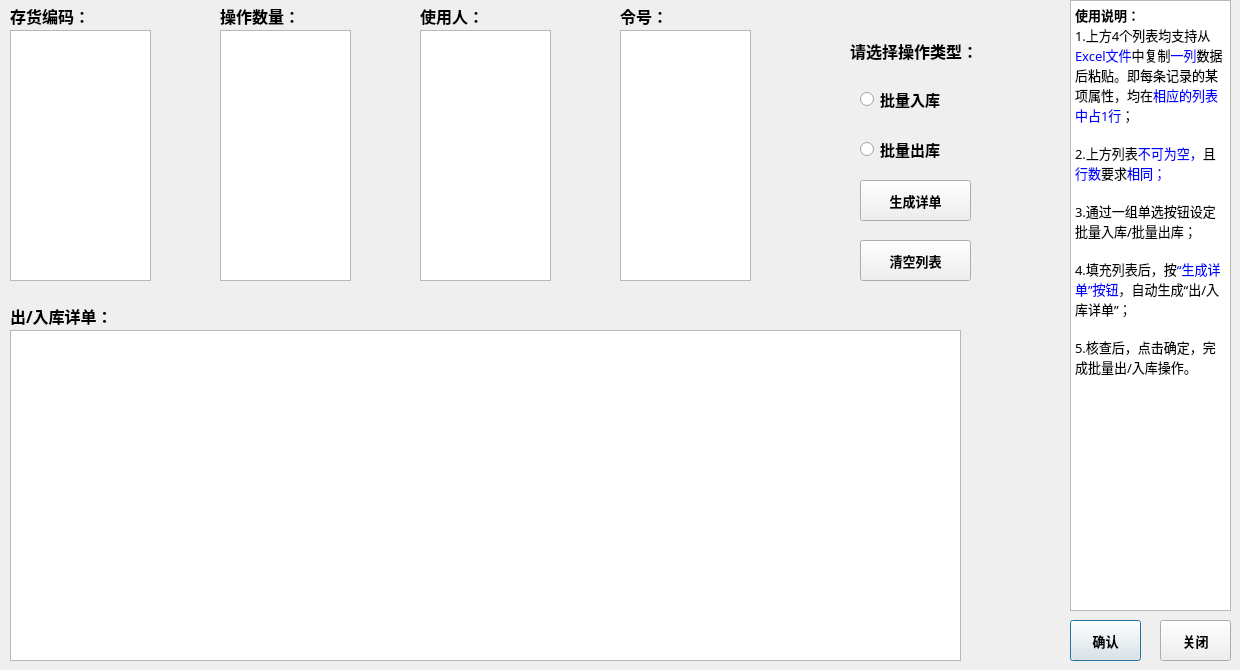
<?xml version="1.0" encoding="UTF-8"?>
<ui version="4.0">
 <class>lots_in_out</class>
 <widget class="QDialog" name="lots_in_out">
  <property name="geometry">
   <rect>
    <x>0</x>
    <y>0</y>
    <width>1240</width>
    <height>670</height>
   </rect>
  </property>
  <property name="windowTitle">
   <string>批量出/入库</string>
  </property>
  <widget class="QPlainTextEdit" name="id_textEdit">
   <property name="geometry">
    <rect>
     <x>10</x>
     <y>30</y>
     <width>141</width>
     <height>251</height>
    </rect>
   </property>
   <property name="font">
    <font>
     <family>微软雅黑</family>
     <pointsize>9</pointsize>
    </font>
   </property>
  </widget>
  <widget class="QLabel" name="label">
   <property name="geometry">
    <rect>
     <x>10</x>
     <y>0</y>
     <width>131</width>
     <height>31</height>
    </rect>
   </property>
   <property name="font">
    <font>
     <family>微软雅黑</family>
     <pointsize>12</pointsize>
     <weight>75</weight>
     <bold>true</bold>
    </font>
   </property>
   <property name="text">
    <string>存货编码：</string>
   </property>
  </widget>
  <widget class="QTableView" name="tableView">
   <property name="geometry">
    <rect>
     <x>10</x>
     <y>330</y>
     <width>951</width>
     <height>331</height>
    </rect>
   </property>
  </widget>
  <widget class="QTextEdit" name="textEdit">
   <property name="geometry">
    <rect>
     <x>1070</x>
     <y>0</y>
     <width>161</width>
     <height>611</height>
    </rect>
   </property>
   <property name="font">
    <font>
     <family>微软雅黑</family>
     <pointsize>10</pointsize>
    </font>
   </property>
   <property name="html">
    <string>&lt;!DOCTYPE HTML PUBLIC &quot;-//W3C//DTD HTML 4.0//EN&quot; &quot;http://www.w3.org/TR/REC-html40/strict.dtd&quot;&gt;
&lt;html&gt;&lt;head&gt;&lt;meta name=&quot;qrichtext&quot; content=&quot;1&quot; /&gt;&lt;style type=&quot;text/css&quot;&gt;
p, li { white-space: pre-wrap; }
&lt;/style&gt;&lt;/head&gt;&lt;body style=&quot; font-family:'微软雅黑'; font-size:10pt; font-weight:400; font-style:normal;&quot;&gt;
&lt;p style=&quot; margin-top:0px; margin-bottom:0px; margin-left:0px; margin-right:0px; -qt-block-indent:0; text-indent:0px;&quot;&gt;&lt;span style=&quot; font-family:'SimSun'; font-weight:600;&quot;&gt;使用说明：&lt;/span&gt;&lt;/p&gt;
&lt;p style=&quot; margin-top:0px; margin-bottom:0px; margin-left:0px; margin-right:0px; -qt-block-indent:0; text-indent:0px;&quot;&gt;&lt;span style=&quot; font-family:'SimSun';&quot;&gt;1.上方4个列表均支持从&lt;/span&gt;&lt;span style=&quot; font-family:'SimSun'; color:#0000ff;&quot;&gt;Excel文件&lt;/span&gt;&lt;span style=&quot; font-family:'SimSun';&quot;&gt;中复制&lt;/span&gt;&lt;span style=&quot; font-family:'SimSun'; color:#0000ff;&quot;&gt;一列&lt;/span&gt;&lt;span style=&quot; font-family:'SimSun';&quot;&gt;数据后粘贴。即每条记录的某项属性，均在&lt;/span&gt;&lt;span style=&quot; font-family:'SimSun'; color:#0000ff;&quot;&gt;相应的列表中占1行&lt;/span&gt;&lt;span style=&quot; font-family:'SimSun';&quot;&gt;；&lt;/span&gt;&lt;/p&gt;
&lt;p style=&quot;-qt-paragraph-type:empty; margin-top:0px; margin-bottom:0px; margin-left:0px; margin-right:0px; -qt-block-indent:0; text-indent:0px; font-family:'SimSun';&quot;&gt;&lt;br /&gt;&lt;/p&gt;
&lt;p style=&quot; margin-top:0px; margin-bottom:0px; margin-left:0px; margin-right:0px; -qt-block-indent:0; text-indent:0px;&quot;&gt;&lt;span style=&quot; font-family:'SimSun';&quot;&gt;2.上方列表&lt;/span&gt;&lt;span style=&quot; font-family:'SimSun'; color:#0000ff;&quot;&gt;不可为空，&lt;/span&gt;&lt;span style=&quot; font-family:'SimSun'; color:#000000;&quot;&gt;且&lt;/span&gt;&lt;span style=&quot; font-family:'SimSun'; color:#0000ff;&quot;&gt;行数&lt;/span&gt;&lt;span style=&quot; font-family:'SimSun'; color:#000000;&quot;&gt;要求&lt;/span&gt;&lt;span style=&quot; font-family:'SimSun'; color:#0000ff;&quot;&gt;相同；&lt;/span&gt;&lt;/p&gt;
&lt;p style=&quot;-qt-paragraph-type:empty; margin-top:0px; margin-bottom:0px; margin-left:0px; margin-right:0px; -qt-block-indent:0; text-indent:0px; font-family:'SimSun';&quot;&gt;&lt;br /&gt;&lt;/p&gt;
&lt;p style=&quot; margin-top:0px; margin-bottom:0px; margin-left:0px; margin-right:0px; -qt-block-indent:0; text-indent:0px;&quot;&gt;&lt;span style=&quot; font-family:'SimSun'; color:#000000;&quot;&gt;3.通过一组单选按钮设定批量入库/批量出库；&lt;/span&gt;&lt;/p&gt;
&lt;p style=&quot;-qt-paragraph-type:empty; margin-top:0px; margin-bottom:0px; margin-left:0px; margin-right:0px; -qt-block-indent:0; text-indent:0px; font-family:'SimSun'; color:#000000;&quot;&gt;&lt;br /&gt;&lt;/p&gt;
&lt;p style=&quot; margin-top:0px; margin-bottom:0px; margin-left:0px; margin-right:0px; -qt-block-indent:0; text-indent:0px;&quot;&gt;&lt;span style=&quot; font-family:'SimSun'; color:#000000;&quot;&gt;4.填充列表后，按&lt;/span&gt;&lt;span style=&quot; font-family:'SimSun'; color:#0000ff;&quot;&gt;“生成详单”按钮&lt;/span&gt;&lt;span style=&quot; font-family:'SimSun'; color:#000000;&quot;&gt;，自动生成“出/入库详单”；&lt;/span&gt;&lt;/p&gt;
&lt;p style=&quot;-qt-paragraph-type:empty; margin-top:0px; margin-bottom:0px; margin-left:0px; margin-right:0px; -qt-block-indent:0; text-indent:0px; font-family:'SimSun'; color:#000000;&quot;&gt;&lt;br /&gt;&lt;/p&gt;
&lt;p style=&quot; margin-top:0px; margin-bottom:0px; margin-left:0px; margin-right:0px; -qt-block-indent:0; text-indent:0px;&quot;&gt;&lt;span style=&quot; font-family:'SimSun'; color:#000000;&quot;&gt;5.核查后，点击确定，完成批量出/入库操作。&lt;/span&gt;&lt;/p&gt;&lt;/body&gt;&lt;/html&gt;</string>
   </property>
  </widget>
  <widget class="QPushButton" name="confirm_pushButton">
   <property name="geometry">
    <rect>
     <x>1070</x>
     <y>620</y>
     <width>71</width>
     <height>41</height>
    </rect>
   </property>
   <property name="font">
    <font>
     <family>微软雅黑</family>
     <pointsize>10</pointsize>
     <weight>75</weight>
     <bold>true</bold>
    </font>
   </property>
   <property name="text">
    <string>确认</string>
   </property>
  </widget>
  <widget class="QPushButton" name="cancel_pushButton">
   <property name="geometry">
    <rect>
     <x>1160</x>
     <y>620</y>
     <width>71</width>
     <height>41</height>
    </rect>
   </property>
   <property name="font">
    <font>
     <family>微软雅黑</family>
     <pointsize>10</pointsize>
     <weight>75</weight>
     <bold>true</bold>
    </font>
   </property>
   <property name="text">
    <string>关闭</string>
   </property>
  </widget>
  <widget class="QLabel" name="label_4">
   <property name="geometry">
    <rect>
     <x>220</x>
     <y>0</y>
     <width>131</width>
     <height>31</height>
    </rect>
   </property>
   <property name="font">
    <font>
     <family>微软雅黑</family>
     <pointsize>12</pointsize>
     <weight>75</weight>
     <bold>true</bold>
    </font>
   </property>
   <property name="text">
    <string>操作数量：</string>
   </property>
  </widget>
  <widget class="QPlainTextEdit" name="num_textEdit">
   <property name="geometry">
    <rect>
     <x>220</x>
     <y>30</y>
     <width>131</width>
     <height>251</height>
    </rect>
   </property>
   <property name="font">
    <font>
     <family>微软雅黑</family>
     <pointsize>9</pointsize>
    </font>
   </property>
  </widget>
  <widget class="QPlainTextEdit" name="user_textEdit">
   <property name="geometry">
    <rect>
     <x>420</x>
     <y>30</y>
     <width>131</width>
     <height>251</height>
    </rect>
   </property>
   <property name="font">
    <font>
     <family>微软雅黑</family>
     <pointsize>9</pointsize>
    </font>
   </property>
  </widget>
  <widget class="QPlainTextEdit" name="code_textEdit">
   <property name="geometry">
    <rect>
     <x>620</x>
     <y>30</y>
     <width>131</width>
     <height>251</height>
    </rect>
   </property>
   <property name="font">
    <font>
     <family>微软雅黑</family>
     <pointsize>9</pointsize>
    </font>
   </property>
  </widget>
  <widget class="QLabel" name="label_5">
   <property name="geometry">
    <rect>
     <x>420</x>
     <y>0</y>
     <width>131</width>
     <height>31</height>
    </rect>
   </property>
   <property name="font">
    <font>
     <family>微软雅黑</family>
     <pointsize>12</pointsize>
     <weight>75</weight>
     <bold>true</bold>
    </font>
   </property>
   <property name="text">
    <string>使用人：</string>
   </property>
  </widget>
  <widget class="QLabel" name="label_6">
   <property name="geometry">
    <rect>
     <x>620</x>
     <y>0</y>
     <width>131</width>
     <height>31</height>
    </rect>
   </property>
   <property name="font">
    <font>
     <family>微软雅黑</family>
     <pointsize>12</pointsize>
     <weight>75</weight>
     <bold>true</bold>
    </font>
   </property>
   <property name="text">
    <string>令号：</string>
   </property>
  </widget>
  <widget class="QPushButton" name="clear_lists_pushButton">
   <property name="geometry">
    <rect>
     <x>860</x>
     <y>240</y>
     <width>111</width>
     <height>41</height>
    </rect>
   </property>
   <property name="font">
    <font>
     <family>微软雅黑</family>
     <pointsize>10</pointsize>
     <weight>75</weight>
     <bold>true</bold>
    </font>
   </property>
   <property name="text">
    <string>清空列表</string>
   </property>
  </widget>
  <widget class="QLabel" name="label_3">
   <property name="geometry">
    <rect>
     <x>10</x>
     <y>300</y>
     <width>121</width>
     <height>31</height>
    </rect>
   </property>
   <property name="font">
    <font>
     <family>微软雅黑</family>
     <pointsize>12</pointsize>
     <weight>75</weight>
     <bold>true</bold>
    </font>
   </property>
   <property name="text">
    <string>出/入库详单：</string>
   </property>
  </widget>
  <widget class="QPushButton" name="generate_pushButton">
   <property name="geometry">
    <rect>
     <x>860</x>
     <y>180</y>
     <width>111</width>
     <height>41</height>
    </rect>
   </property>
   <property name="font">
    <font>
     <family>微软雅黑</family>
     <pointsize>10</pointsize>
     <weight>75</weight>
     <bold>true</bold>
    </font>
   </property>
   <property name="text">
    <string>生成详单</string>
   </property>
  </widget>
  <widget class="QLabel" name="label_2">
   <property name="geometry">
    <rect>
     <x>850</x>
     <y>30</y>
     <width>161</width>
     <height>41</height>
    </rect>
   </property>
   <property name="font">
    <font>
     <family>微软雅黑</family>
     <pointsize>12</pointsize>
     <weight>75</weight>
     <bold>true</bold>
    </font>
   </property>
   <property name="text">
    <string>请选择操作类型：</string>
   </property>
  </widget>
  <widget class="QRadioButton" name="in_radioButton">
   <property name="geometry">
    <rect>
     <x>860</x>
     <y>90</y>
     <width>115</width>
     <height>19</height>
    </rect>
   </property>
   <property name="font">
    <font>
     <family>微软雅黑</family>
     <pointsize>11</pointsize>
     <weight>75</weight>
     <bold>true</bold>
    </font>
   </property>
   <property name="text">
    <string>批量入库</string>
   </property>
  </widget>
  <widget class="QRadioButton" name="out_radioButton">
   <property name="geometry">
    <rect>
     <x>860</x>
     <y>140</y>
     <width>115</width>
     <height>19</height>
    </rect>
   </property>
   <property name="font">
    <font>
     <family>微软雅黑</family>
     <pointsize>11</pointsize>
     <weight>75</weight>
     <bold>true</bold>
    </font>
   </property>
   <property name="text">
    <string>批量出库</string>
   </property>
  </widget>
  <widget class="QLabel" name="confirm_label">
   <property name="geometry">
    <rect>
     <x>970</x>
     <y>620</y>
     <width>101</width>
     <height>41</height>
    </rect>
   </property>
   <property name="font">
    <font>
     <family>微软雅黑</family>
     <pointsize>14</pointsize>
     <weight>75</weight>
     <bold>true</bold>
    </font>
   </property>
   <property name="text">
    <string/>
   </property>
  </widget>
 </widget>
 <resources/>
 <connections/>
</ui>
